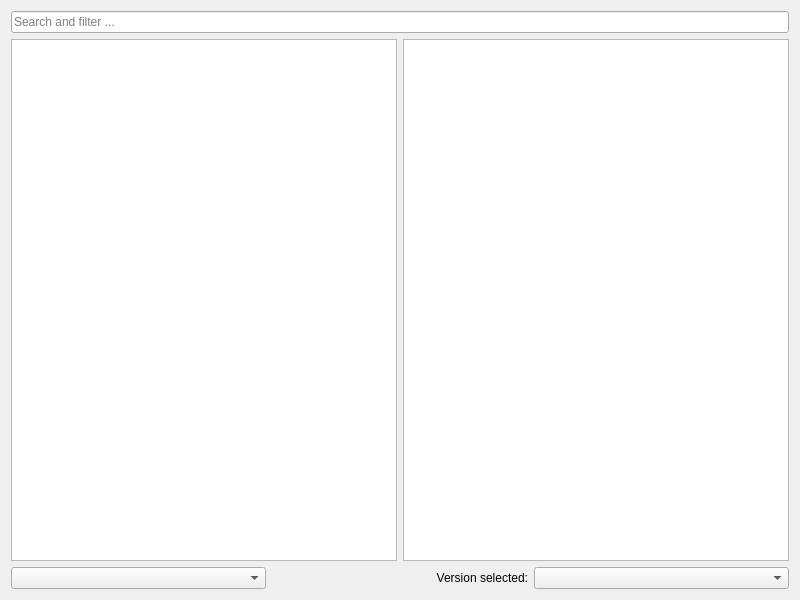
<?xml version="1.0" encoding="UTF-8"?>
<ui version="4.0">
 <class>ModrinthPage</class>
 <widget class="QWidget" name="ModrinthPage">
  <property name="geometry">
   <rect>
    <x>0</x>
    <y>0</y>
    <width>800</width>
    <height>600</height>
   </rect>
  </property>
  <layout class="QVBoxLayout" name="verticalLayout">
   <item>
    <widget class="QLineEdit" name="searchEdit">
     <property name="placeholderText">
      <string>Search and filter ...</string>
     </property>
    </widget>
   </item>
   <item>
    <layout class="QHBoxLayout">
     <item>
      <widget class="QListView" name="packView">
       <property name="horizontalScrollBarPolicy">
        <enum>Qt::ScrollBarAlwaysOff</enum>
       </property>
       <property name="alternatingRowColors">
        <bool>true</bool>
       </property>
       <property name="iconSize">
        <size>
         <width>48</width>
         <height>48</height>
        </size>
       </property>
      </widget>
     </item>
     <item>
      <widget class="ProjectDescriptionPage" name="packDescription">
       <property name="openExternalLinks">
        <bool>true</bool>
       </property>
       <property name="openLinks">
        <bool>true</bool>
       </property>
      </widget>
     </item>
    </layout>
   </item>
   <item>
    <layout class="QHBoxLayout">
     <item>
      <widget class="QComboBox" name="sortByBox"/>
     </item>
     <item>
      <widget class="QLabel" name="label">
       <property name="text">
        <string>Version selected:</string>
       </property>
       <property name="alignment">
        <set>Qt::AlignRight|Qt::AlignTrailing|Qt::AlignVCenter</set>
       </property>
      </widget>
     </item>
     <item>
      <widget class="QComboBox" name="versionSelectionBox"/>
     </item>
    </layout>
   </item>
  </layout>
 </widget>
 <customwidgets>
  <customwidget>
   <class>ProjectDescriptionPage</class>
   <extends>QTextBrowser</extends>
   <header>ui/widgets/ProjectDescriptionPage.h</header>
  </customwidget>
 </customwidgets>
 <tabstops>
  <tabstop>packView</tabstop>
  <tabstop>packDescription</tabstop>
  <tabstop>sortByBox</tabstop>
  <tabstop>versionSelectionBox</tabstop>
 </tabstops>
 <resources/>
 <connections/>
</ui>
